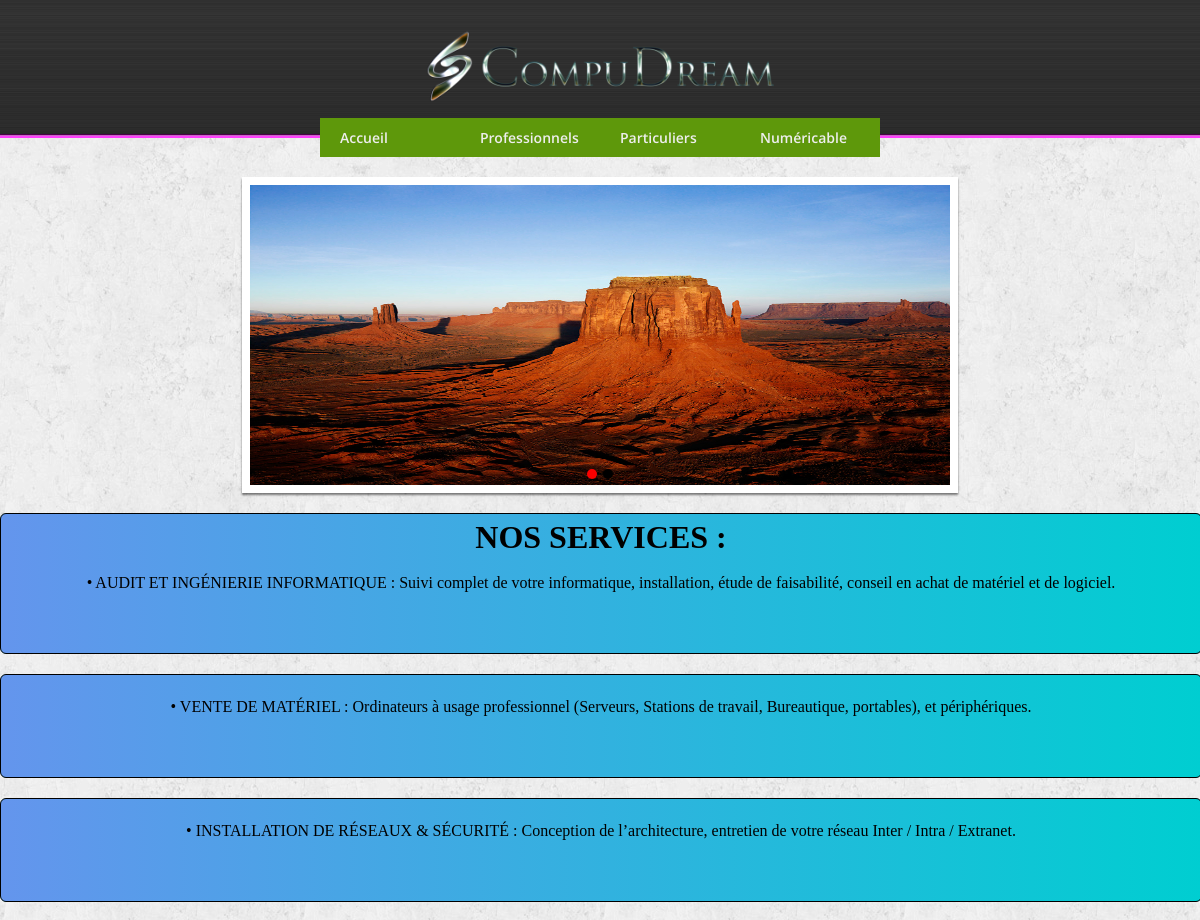
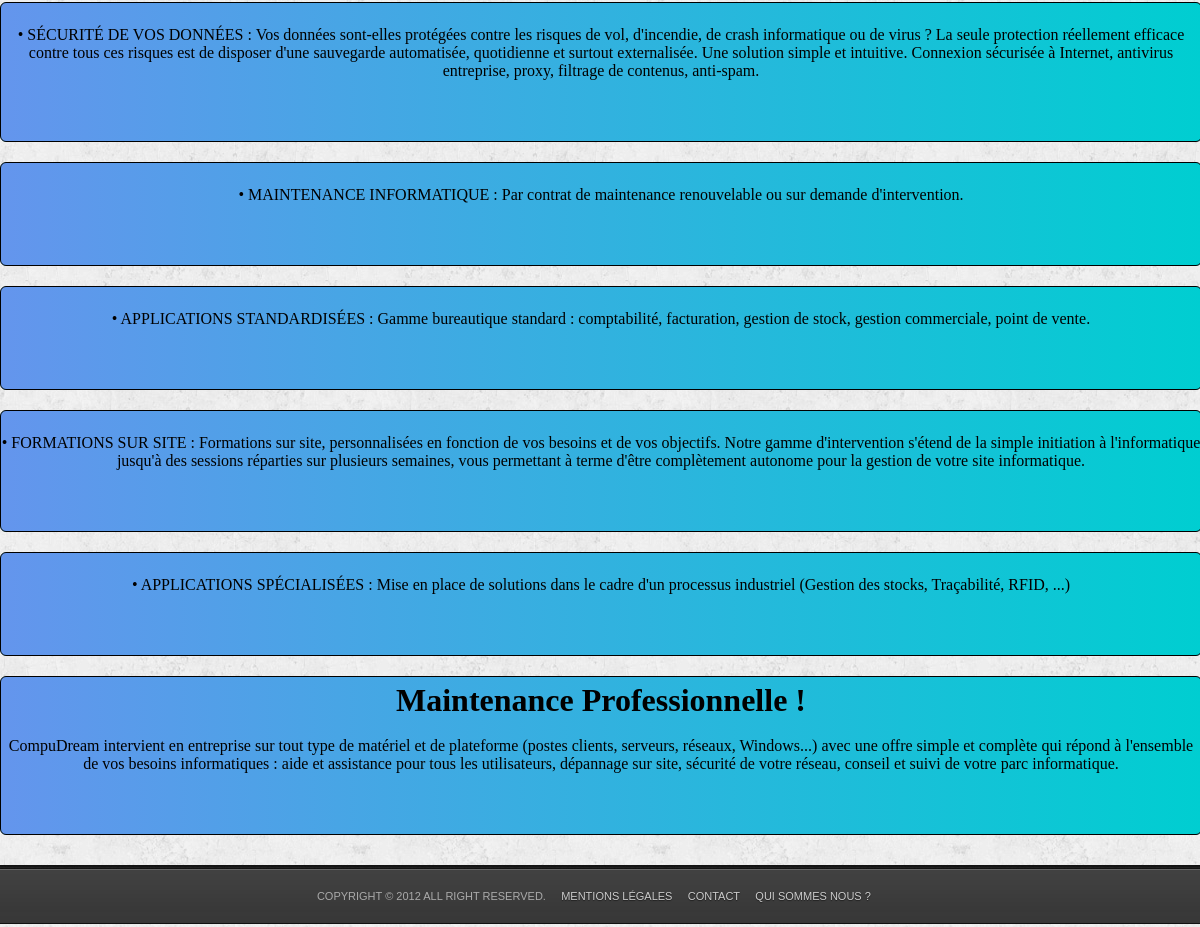
The app's page /compudream.php?id=maintenance_professionnels with its own data (2 pictures, top to bottom).
### tables this page shows
CREATE TABLE IF NOT EXISTS `contenu` (
  `id` int(11) NOT NULL AUTO_INCREMENT,
  `titre` varchar(25) NOT NULL,
  `date` datetime NOT NULL,
  `commentaire` varchar(40) NOT NULL,
  `photo` varchar(25) NOT NULL,
  PRIMARY KEY (`id`)
);

CREATE TABLE IF NOT EXISTS `article` (
  `id` int(11) NOT NULL AUTO_INCREMENT,
  `titre` varchar(50) NOT NULL,
  `contenu` text NOT NULL,
  `temps` int(10) NOT NULL,
  `page` varchar(40) NOT NULL,
  PRIMARY KEY (`id`)
);

### include/function.php (called while the page is built)
<?php
function getDbConnection() {
try
{
	$sql_host		= 'bases.sql';
	$sql_user		= 'manuella-cantais';
	$sql_password	= 'Aa120391';
	$sql_db		= 'manuella-cantais-compudream';
	$pdo_options[PDO::ATTR_ERRMODE] = PDO::ERRMODE_EXCEPTION;
	$bdd = new PDO('mysql:host=' . $sql_host . ';dbname=' . $sql_db . '', $sql_user, $sql_password, $pdo_options);
}
catch (PDOException $e)
{
	echo "Connexion à la base de données impossible.";
}
	return $bdd;
}
?>

### include/pages/maintenancepro.php (the view, shortened to what this page needs)
<DIV id="main">
	<?php
	$contenuarticle = getDbConnection()->query("select id, titre,contenu,page from article WHERE page = 'Maintenance - Professionnels' ORDER BY temps DESC");
	$contenu = $contenuarticle->fetch();
	if ($contenuarticle) {
	while ($contenu)
	{
	($_SESSION['bienconnecte'] == 1) ?
	$linkedit = '<a href="forms/modifierarticle.php?id='.$contenu['id'].'">Modifier</a>
	<a href="actions/supprimerarticle.php?id='.$contenu['id'].'">Supprimer</a>
<a href="actions/majarticle.php?id='.$contenu['id'].'">Mettre en avant</a>'	:
	$linkedit = NULL;
	print	"<div id='milieu'><p><h1>"	. $contenu["titre"]		. "</h1>"
	.	"</br>"	. $contenu["contenu"]	. "</br>"
	.	"</br>" . $linkedit ."</p></div>";
	$contenu = $contenuarticle->fetch();
	}
	};?>
</DIV>

### compudream.php (shortened to what this page needs)
<!DOCTYPE html PUBLIC "-//W3C//DTD XHTML 1.0 Strict//EN" "http://www.w3.org/TR/xhtml1/DTD/xhtml1-strict.dtd">
<html xmlns="http://www.w3.org/1999/xhtml" lang="fr" xml:lang="fr" dir="ltr" >
<head>
<link rel="stylesheet" href="./include/design/style.css">
<link rel="stylesheet" href="./include/design/slider.css">
<link rel="stylesheet" href="./include/design/main.css">
</head>
<body class="fond">
<?php
require_once('./include/function.php');
require_once('./include/bandeau.php');
require_once('./include/menu.php');
if(!isset($_GET["id"]))
	require_once('./include/body.php');
else {
				switch ($_GET["id"])
					{
						case "maintenance_professionnels":
						require_once('./include/pages/maintenancepro.php');
						break;
					}
}
require_once('./include/pied.php');
?>
</body>
</html>

### include/bandeau.php
<div style="background:url('./include/design/background.jpg');height:138px;width:100%;">
	<div style="background:url('./include/design/logo.png') no-repeat center;height:133px;width:100%;"></div>
</div>

### include/menu.php (shortened to what this page needs)
 <html class="no-js" lang="fr">
<nav id="navigation">
	<ul>
		<li>
			<a href="compudream.php">Accueil</a>
		</li>
		<li id="Pro">
			<a href="Professionnels.php">Professionnels</a>
		</li>
		<li id="Par">
				<a href="Particuliers.php">Particuliers</a>
			<li>
				<a href="numericable.php">Numéricable</a>
			</li>
		</li>
	</ul>
</nav>
<div id="banner">
<ul class="bjqs">
<?php
$photoliste = getDbConnection()->query("select id, titre,date,commentaire,photo from contenu ORDER BY date DESC");
if ($photoliste)
{
	$photoaffiche = $photoliste->fetch();
	while ($photoaffiche)
	{
		print	"<li><a href=?id=".$photoaffiche["commentaire"]."><img src='./include/design/photos/".$photoaffiche["photo"]."'width='700' height='300' /></li></a>";
		$photoaffiche = $photoliste->fetch();
	}
}
else
{};
?>
</ul>
</div>

### include/pied.php
<div class="piedpage">
	<p>
	Copyright &#169; 2012 All right reserved.&#160;&#160;&#160;&#160;
	 <a href="compudream.php?id=mentions-legales">Mentions légales</a>&#160;&#160;&#160;&#160;
	 <a href="compudream.php?id=contact">Contact</a>&#160;&#160;&#160;&#160;
	 <a href="compudream.php?id=qui-sommes-nous">Qui sommes nous ?</a>&#160;&#160;&#160;&#160;
	 <p>
</div>

### include/design/style.css (style rules this page uses)
* { margin:0; padding:0; }
body { background:#C4C9CA url('mainbody_texture.gif'); }
#navigation { width: 560px; margin-top:7px; position: relative; display: block; font-style: bold; font-size: 14px; font-family: 'Open Sans'; margin:0 auto; z-index: 5; list-style:none; top:-20px; }
#navigation a { display:block; width: 100px; text-decoration:none; z-index: 1; }
#navigation ul { padding:0; margin:0; }
#navigation li { position:relative; float:left; list-style-type:none; }
#navigation ul:after { content:"."; display:block; height:0; clear:both; visibility:hidden; }
#navigation li a { display:block; padding:10px 20px; color:#eee; text-decoration:none; }
.cssgradients nav { background-image:-moz-linear-gradient(0% 65px 90deg, #5E980B, #85B10F); background-image:-webkit-gradient(linear, 0% 0%, 0% 50%, from(#5E980B), to(#5E980B)); }
div.piedpage { background:url('footer.gif') repeat-x scroll transparent; height:59px; text-align: center; font-size: 11px; font-family: Arial,Helvetica,sans-serif; margin:30px 0 0 0; clear:both; }
div.piedpage p { color: rgb(170, 170, 170); text-align: center; font-weight: normal; padding:25px 0 0 0; text-transform: uppercase; }
div.piedpage a, div.piedpage a:visited { color: rgb(204, 204, 204); text-decoration: none; font-weight: normal; text-shadow: 0px 1px 1px rgba(0, 0, 0, 0.5); }

### include/design/slider.css (style rules this page uses)
#banner { height:100%; width:100%; margin:0 auto; border: 8px #FFF solid; box-shadow: 0px 2px 2px 0px rgba(0, 0, 0, 0.5), 0px 2px 2px 0px rgba(255, 255, 255, 0.5) inset; position: relative; z-index:4; }
ul.bjqs { position:relative; list-style:none;padding:0;margin:0;overflow:hidden; display:none; }
li.bjqs-slide { display:none;position:absolute; }

### include/design/main.css (style rules this page uses)
#main { width:100%; height:100%; }
#milieu { width:100%; height:100%; float:left; margin-top:20px; padding-bottom:25px; padding-top:5px; text-align: center; border: 1px solid #000000; border-radius: 6px 6px 6px 6px; -moz-border-radius: 6px; -webkit-border-radius: 6px; background: darkturquoise url("arrondi-bg.png") repeat-y left; -o-background-size: 100% 100%; -moz-background-size: 100% 100%; -webkit-background-size: 100% 100%; background-size: 100% 100%; *background: darkturquoise; background: darkturquoise\0/; filter: progid:DXImageTransform.Microsoft.gradient(gradientType=1, startColorstr=#FF6495ED, endColorstr=#FF00CED1); background: darkturquoise url("arrondi-bg.svg"); background-image: -webkit-gradient( linear, left top, right top, from(cornflowerblue), to(darkturquoise) ); background-image: -webkit-linear-gradient( left, cornflowerblue, darkturquoise ); background-image: -moz-linear-gradient( left, cornflowerblue, darkturquoise ); background-image: -o-linear-gradient( left, cornflowerblue, darkturquoise ); background-image: linear-gradient( left, cornflowerblue, darkturquoise ); }

### records on screen
contenu: photo (picture)
article: titre "NOS SERVICES :", contenu "• AUDIT ET INGÉNIERIE INFORMATIQUE : Suivi complet de votre informatique, installation, étude de faisabilité, conseil en achat de matériel et de logiciel."
article: contenu "• VENTE DE MATÉRIEL : Ordinateurs à usage professionnel (Serveurs, Stations de travail, Bureautique, portables), et périphériques."
article: contenu "• INSTALLATION DE RÉSEAUX & SÉCURITÉ : Conception de l’architecture, entretien de votre réseau Inter / Intra / Extranet."
article: contenu "• SÉCURITÉ DE VOS DONNÉES : Vos données sont-elles protégées contre les risques de vol, d'incendie, de crash informatique ou de virus ? La seule protection réellement efficace contre tous ces risques est de disposer d'une sauvegarde automatisée, quotidienne et surtout externalisée. Une solution simple et intuitive. Connexion sécurisée à Internet, antivirus entreprise, proxy, filtrage de contenus, anti-spam."
article: contenu "• MAINTENANCE INFORMATIQUE : Par contrat de maintenance renouvelable ou sur demande d'intervention."
article: contenu "• APPLICATIONS STANDARDISÉES : Gamme bureautique standard : comptabilité, facturation, gestion de stock, gestion commerciale, point de vente."
article: contenu "• FORMATIONS SUR SITE : Formations sur site, personnalisées en fonction de vos besoins et de vos objectifs. Notre gamme d'intervention s'étend de la simple initiation à l'informatique jusqu'à des sessions réparties sur plusieurs semaines, vous permettant à terme d'être complètement autonome pour la gestion de votre site informatique."
article: contenu "• APPLICATIONS SPÉCIALISÉES : Mise en place de solutions dans le cadre d'un processus industriel (Gestion des stocks, Traçabilité, RFID, ...)"
article: titre "Maintenance Professionnelle !", contenu "CompuDream intervient en entreprise sur tout type de matériel et de plateforme (postes clients, serveurs, réseaux, Windows...) avec une offre simple et complète qui répond à l'ensemble de vos besoins informatiques : aide et assistance pour tous les utilisateurs, dépannage sur site, sécurité de votre réseau, conseil et suivi de votre parc informatique."
